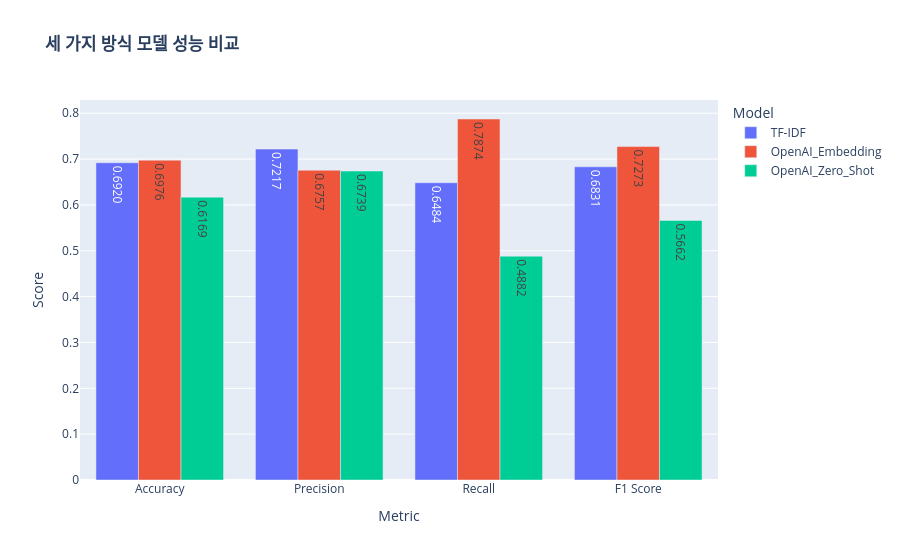

Notebook source saved alongside this figure:
### Code cell
# 5. 세 가지 모델 성능 비교 시각화
fig_compare_all = px.bar(
    metrics_df,
    x='Metric',
    y=['TF-IDF', 'OpenAI_Embedding', 'OpenAI_Zero_Shot'],
    barmode='group',
    title='<b>세 가지 방식 모델 성능 비교</b>',
    labels={'value': 'Score', 'variable': 'Model'},
    text_auto='.4f'
)
fig_compare_all.show()

### Figure 1 — Plotly figure (JSON) as saved in the notebook; plotly's stock layout.template omitted (floating-point values rounded to 4 significant figures)
{"data": [{"alignmentgroup": "True", "hovertemplate": "Model=TF-IDF<br>Metric=%{x}<br>Score=%{y}<extra></extra>", "legendgroup": "TF-IDF", "marker": {"color": "#636efa", "pattern": {"shape": ""}}, "name": "TF-IDF", "offsetgroup": "TF-IDF", "orientation": "v", "showlegend": true, "textposition": "auto", "texttemplate": "%{y:.4f}", "type": "bar", "x": ["Accuracy", "Precision", "Recall", "F1 Score"], "xaxis": "x", "y": [0.692, 0.7217, 0.6484, 0.6831], "yaxis": "y"}, {"alignmentgroup": "True", "hovertemplate": "Model=OpenAI_Embedding<br>Metric=%{x}<br>Score=%{y}<extra></extra>", "legendgroup": "OpenAI_Embedding", "marker": {"color": "#EF553B", "pattern": {"shape": ""}}, "name": "OpenAI_Embedding", "offsetgroup": "OpenAI_Embedding", "orientation": "v", "showlegend": true, "textposition": "auto", "texttemplate": "%{y:.4f}", "type": "bar", "x": ["Accuracy", "Precision", "Recall", "F1 Score"], "xaxis": "x", "y": [0.6976, 0.6757, 0.7874, 0.7273], "yaxis": "y"}, {"alignmentgroup": "True", "hovertemplate": "Model=OpenAI_Zero_Shot<br>Metric=%{x}<br>Score=%{y}<extra></extra>", "legendgroup": "OpenAI_Zero_Shot", "marker": {"color": "#00cc96", "pattern": {"shape": ""}}, "name": "OpenAI_Zero_Shot", "offsetgroup": "OpenAI_Zero_Shot", "orientation": "v", "showlegend": true, "textposition": "auto", "texttemplate": "%{y:.4f}", "type": "bar", "x": ["Accuracy", "Precision", "Recall", "F1 Score"], "xaxis": "x", "y": [0.6169, 0.6739, 0.4882, 0.5662], "yaxis": "y"}], "layout": {"barmode": "group", "legend": {"title": {"text": "Model"}, "tracegroupgap": 0}, "title": {"text": "<b>세 가지 방식 모델 성능 비교</b>"}, "xaxis": {"anchor": "y", "domain": [0, 1], "title": {"text": "Metric"}}, "yaxis": {"anchor": "x", "domain": [0, 1], "title": {"text": "Score"}}}}
